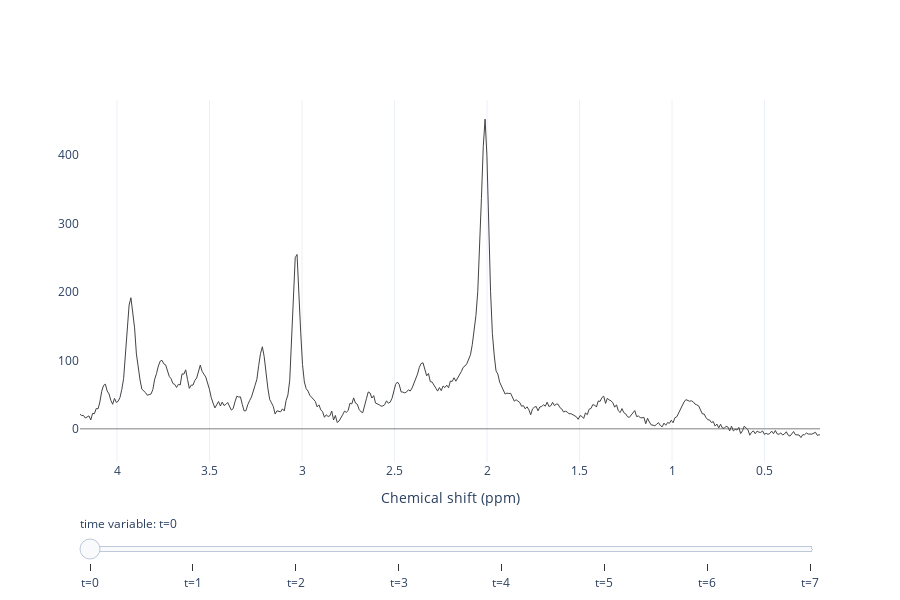

Here is the notebook cell this chart was saved with:
### Markdown cell above
## Data

### Data description

The data takes the form of a single voxel (volume) MRS scan repeated 8 times, stored in the [NIfTI-MRS](https://github.com/wtclarke/mrs_nifti_standard) format. Four blocks of visual stimulation were administered during the scan to the subject and this was repeated twice: once with eyes open (stimulus experienced), once with eyes closed (hopefully no stimulus). The pattern of the stimulus was OFF-ON-OFF-ON. Each block was 64 s long for a total scan duration of 256 s, each data point represents 32 s of data. (The original TR was 4 s with 64 data points before averaging for this demo.)

### Data load and exploration

Using the FSL-MRS tools, load the eyes-open data and plot the 8 spectra.

The differences in fMRS signal between active and inactive time-points is small, don't expect to see much!

### Code cell
from fsl_mrs.utils import mrs_io
from fsl_mrs.utils import plotting as plot

# data variable represents a NIfTI-MRS file in memory
data = mrs_io.read_FID('simulated_data/lowres_stim.nii.gz')

# Plotly provides a nice interactive interface for data exploration
# The call to .mrs() provides a list of individual 'fittable' spectra objects
plot.plotly_dynMRS(data.mrs())

### Figure 1 — Plotly figure (JSON) as saved in the notebook; plotly's stock layout.template omitted (floating-point values rounded to 4 significant figures; data arrays with more than 128 entries replaced by an {"elided": "..."} marker saying what was removed)
{"data": [{"line": {"color": "rgb(67,67,67)", "width": 1}, "name": "data - 0", "type": "scatter", "visible": true, "x": {"elided": "1024 float values"}, "y": {"elided": "1024 float values"}}, {"line": {"color": "rgb(67,67,67)", "width": 1}, "name": "data - 1", "type": "scatter", "visible": false, "x": {"elided": "1024 float values"}, "y": {"elided": "1024 float values"}}, {"line": {"color": "rgb(67,67,67)", "width": 1}, "name": "data - 2", "type": "scatter", "visible": false, "x": {"elided": "1024 float values"}, "y": {"elided": "1024 float values"}}, {"line": {"color": "rgb(67,67,67)", "width": 1}, "name": "data - 3", "type": "scatter", "visible": false, "x": {"elided": "1024 float values"}, "y": {"elided": "1024 float values"}}, {"line": {"color": "rgb(67,67,67)", "width": 1}, "name": "data - 4", "type": "scatter", "visible": false, "x": {"elided": "1024 float values"}, "y": {"elided": "1024 float values"}}, {"line": {"color": "rgb(67,67,67)", "width": 1}, "name": "data - 5", "type": "scatter", "visible": false, "x": {"elided": "1024 float values"}, "y": {"elided": "1024 float values"}}, {"line": {"color": "rgb(67,67,67)", "width": 1}, "name": "data - 6", "type": "scatter", "visible": false, "x": {"elided": "1024 float values"}, "y": {"elided": "1024 float values"}}, {"line": {"color": "rgb(67,67,67)", "width": 1}, "name": "data - 7", "type": "scatter", "visible": false, "x": {"elided": "1024 float values"}, "y": {"elided": "1024 float values"}}], "layout": {"height": 600, "sliders": [{"active": 0, "currentvalue": {"prefix": "time variable: "}, "pad": {"t": 50}, "steps": [{"args": [{"visible": [true, false, false, false, false, false, false, false]}, {"title": "time_variable : 0"}], "label": "t=0", "method": "restyle"}, {"args": [{"visible": [false, true, false, false, false, false, false, false]}, {"title": "time_variable : 1"}], "label": "t=1", "method": "restyle"}, {"args": [{"visible": [false, false, true, false, false, false, false, false]}, {"title": "time_variable : 2"}], "label": "t=2", "method": "restyle"}, {"args": [{"visible": [false, false, false, true, false, false, false, false]}, {"title": "time_variable : 3"}], "label": "t=3", "method": "restyle"}, {"args": [{"visible": [false, false, false, false, true, false, false, false]}, {"title": "time_variable : 4"}], "label": "t=4", "method": "restyle"}, {"args": [{"visible": [false, false, false, false, false, true, false, false]}, {"title": "time_variable : 5"}], "label": "t=5", "method": "restyle"}, {"args": [{"visible": [false, false, false, false, false, false, true, false]}, {"title": "time_variable : 6"}], "label": "t=6", "method": "restyle"}, {"args": [{"visible": [false, false, false, false, false, false, false, true]}, {"title": "time_variable : 7"}], "label": "t=7", "method": "restyle"}]}], "xaxis": {"dtick": 0.5, "range": [4.2, 0.2], "tick0": 2, "title": {"text": "Chemical shift (ppm)"}}, "yaxis": {"range": [-48.46, 480.5], "showgrid": false, "showticklabels": true, "zeroline": true, "zerolinecolor": "Gray", "zerolinewidth": 1}}}
